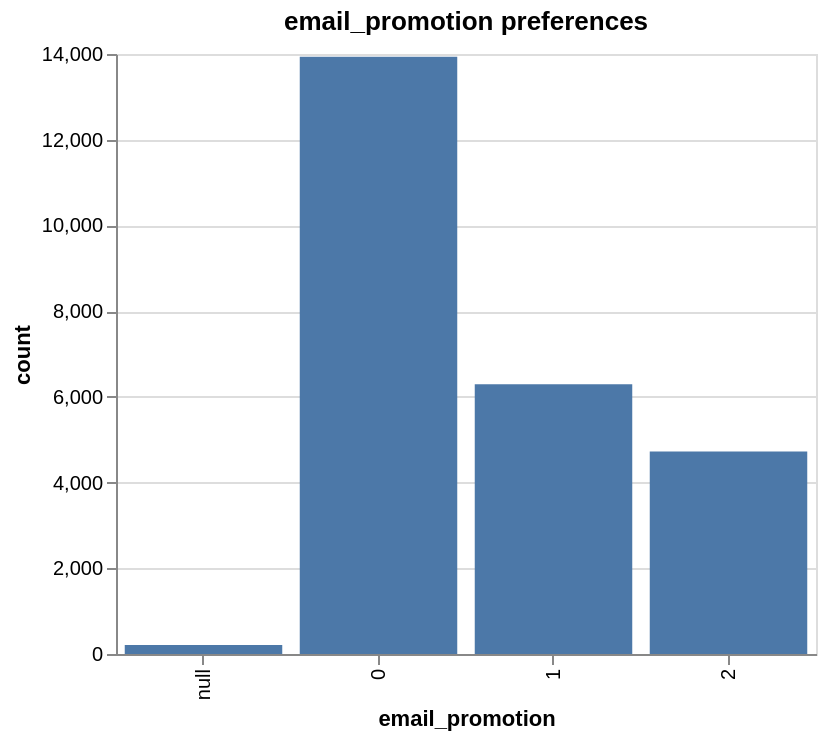

The cell this chart's notebook holds for it:
### Code cell
alt.Chart(ep_counts).mark_bar().encode(
    x="email_promotion:N",
    y="count:Q",
    tooltip=["email_promotion","count"]
).properties(width=350, height=300, title="email_promotion preferences")

### Figure 1 — Vega-Lite specification as saved in the notebook (floating-point values rounded to 4 significant figures)
{"config": {"view": {"continuousWidth": 300, "continuousHeight": 300}}, "data": {"name": "data-c764e7812919abea71d853e606ba100f"}, "mark": {"type": "bar"}, "encoding": {"tooltip": [{"field": "email_promotion", "type": "quantitative"}, {"field": "count", "type": "quantitative"}], "x": {"field": "email_promotion", "type": "nominal"}, "y": {"field": "count", "type": "quantitative"}}, "height": 300, "title": "email_promotion preferences", "width": 350, "$schema": "https://vega.github.io/schema/vega-lite/v5.20.1.json", "datasets": {"data-c764e7812919abea71d853e606ba100f": [{"email_promotion": 0.0, "count": 13936}, {"email_promotion": 1.0, "count": 6292}, {"email_promotion": 2.0, "count": 4725}, {"email_promotion": null, "count": 210}]}}
